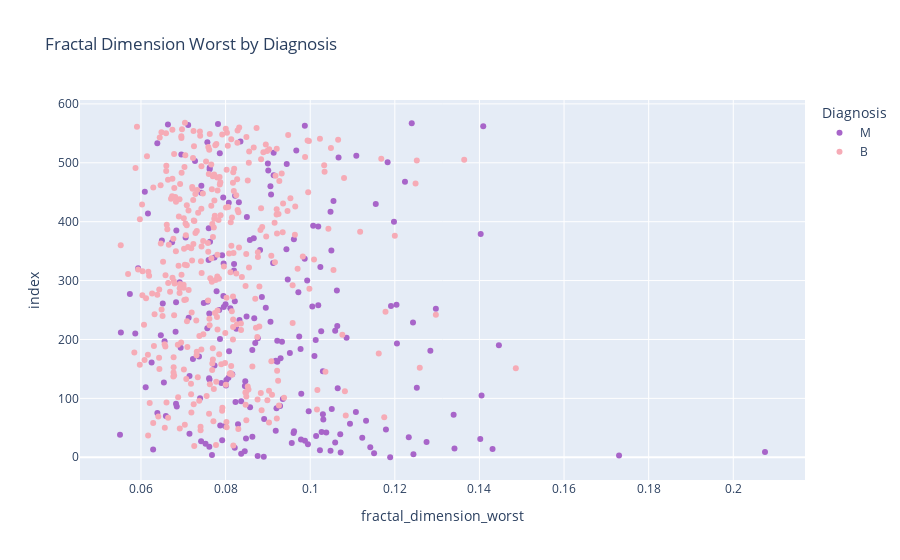

Notebook code cell kept with this figure:
### Code cell
fig = px.scatter(data_frame=df, 
                 x='fractal_dimension_worst', 
                 color='diagnosis', 
                 color_discrete_sequence=['#A865C9', '#f6abb6'],
                 title='Fractal Dimension Worst by Diagnosis',  
                 labels={'diagnosis': 'Diagnosis'}) 
fig.show()

### Figure 1 — Plotly figure (JSON) as saved in the notebook; plotly's stock layout.template omitted (floating-point values rounded to 4 significant figures; data arrays with more than 128 entries replaced by an {"elided": "..."} marker saying what was removed)
{"data": [{"hovertemplate": "Diagnosis=M<br>fractal_dimension_worst=%{x}<br>index=%{y}<extra></extra>", "legendgroup": "M", "marker": {"color": "#A865C9", "symbol": "circle"}, "mode": "markers", "name": "M", "orientation": "h", "showlegend": true, "type": "scatter", "x": {"elided": "212 float values"}, "xaxis": "x", "y": {"elided": "212 int values"}, "yaxis": "y"}, {"hovertemplate": "Diagnosis=B<br>fractal_dimension_worst=%{x}<br>index=%{y}<extra></extra>", "legendgroup": "B", "marker": {"color": "#f6abb6", "symbol": "circle"}, "mode": "markers", "name": "B", "orientation": "h", "showlegend": true, "type": "scatter", "x": {"elided": "357 float values"}, "xaxis": "x", "y": {"elided": "357 int values"}, "yaxis": "y"}], "layout": {"legend": {"title": {"text": "Diagnosis"}, "tracegroupgap": 0}, "title": {"text": "Fractal Dimension Worst by Diagnosis"}, "xaxis": {"anchor": "y", "domain": [0, 1], "title": {"text": "fractal_dimension_worst"}}, "yaxis": {"anchor": "x", "domain": [0, 1], "title": {"text": "index"}}}}
